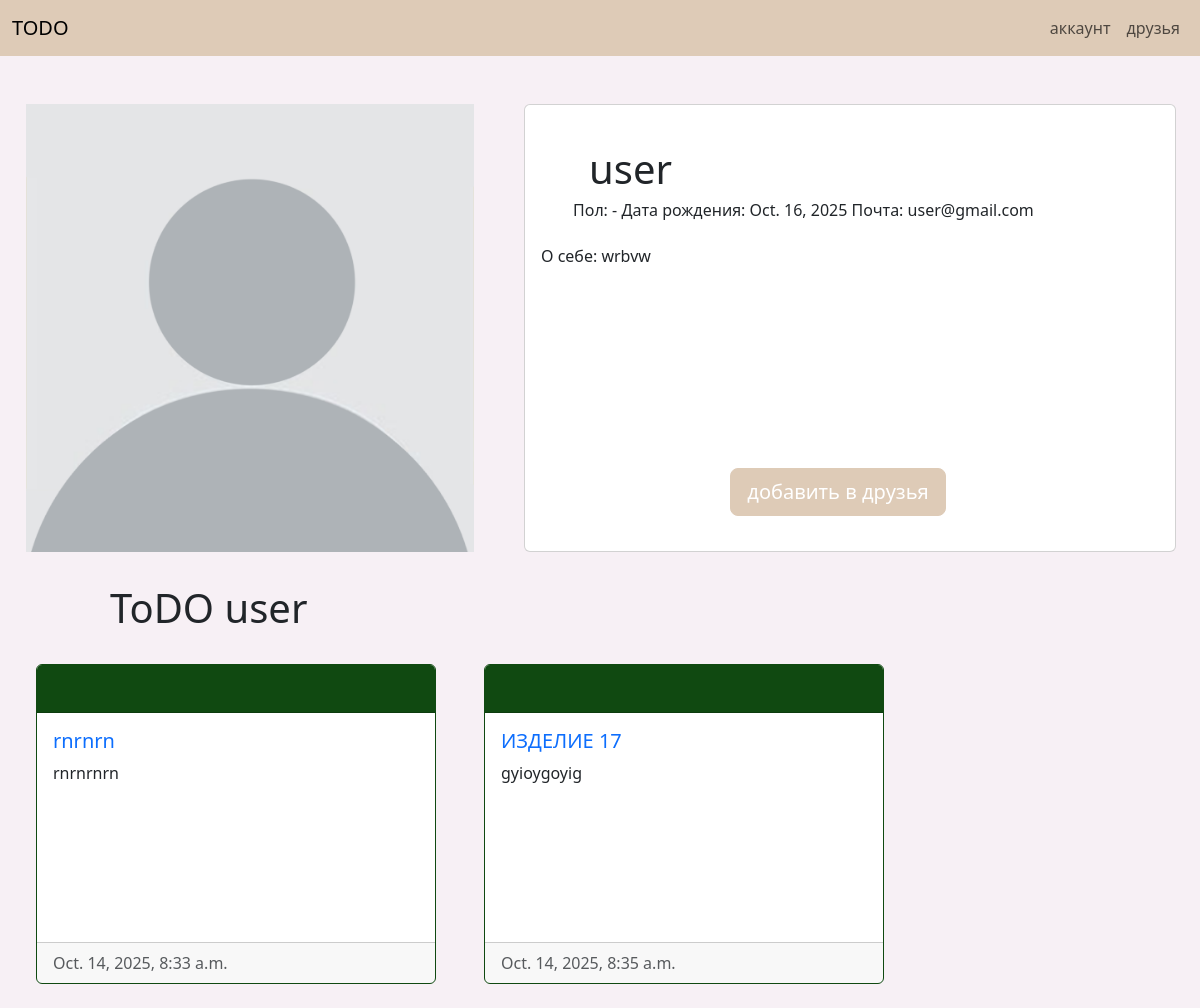
The app's page /account/26/user/ (signed in), older data.
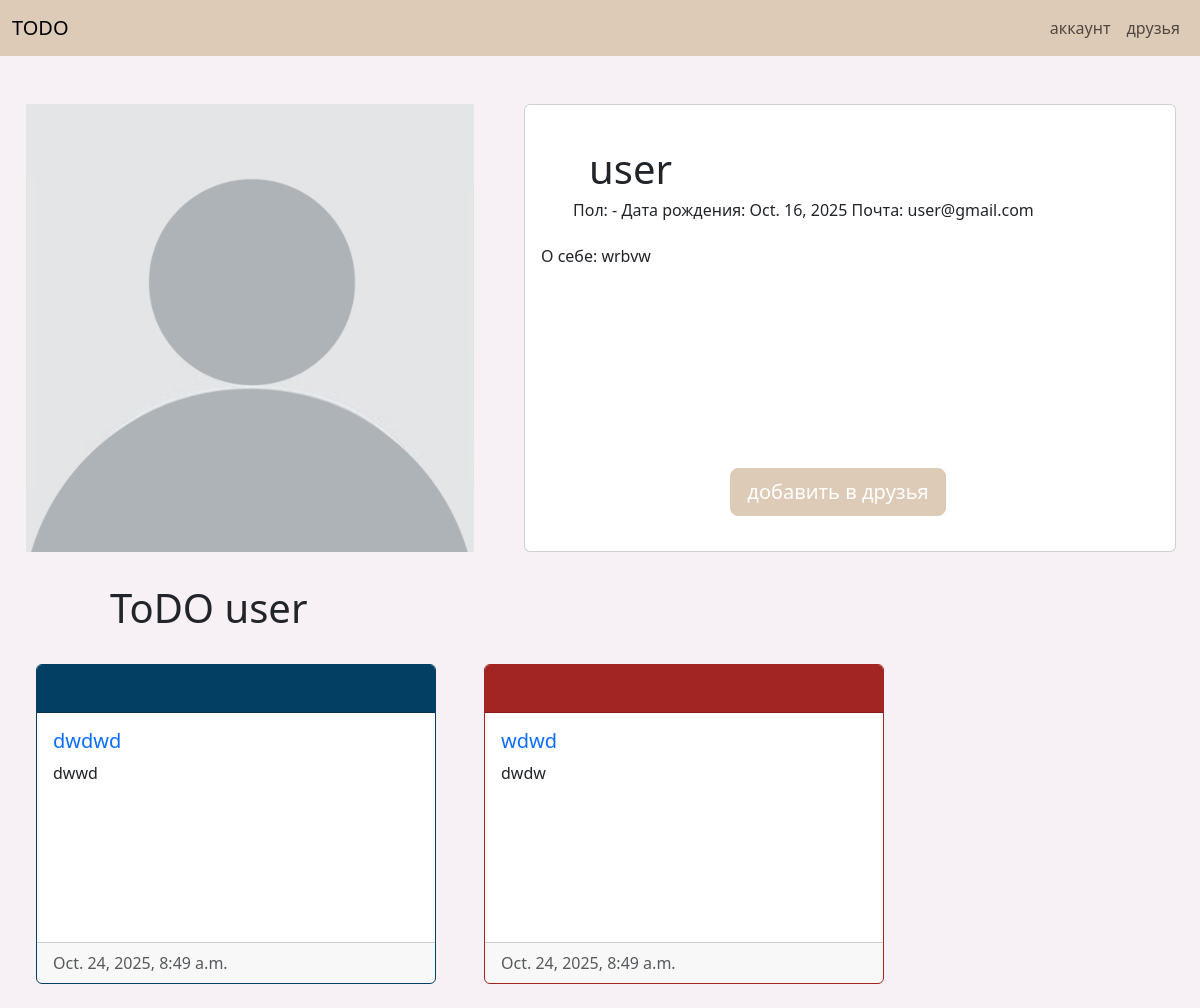
The same page, newer data.
### todos/models.py (models this page shows, shortened)
class Todo(models.Model):
    class StatusChoises(models.TextChoices):
        no_report = 'no_report'
        no_confirm = 'no_confirm'
        confirmed = 'confirmed'
    user = models.ForeignKey(User, related_name='todo', on_delete=models.CASCADE)
    name = models.CharField(max_length=64)
    slug = models.SlugField(max_length=64)
    description = models.TextField()
    img = models.ImageField(upload_to='todo_images/', blank=True, null=True)
    publish_date = models.DateTimeField(auto_now_add=True)
    status = models.CharField(choices=StatusChoises, default=StatusChoises.no_report)
    class Meta:
        ordering = ['publish_date',]
    def get_absolute_url(self):
        return reverse('todos:todo_info', kwargs={'pk': self.pk,
                                     'slug': self.slug,
                                     })

### account/views.py (the view)
# urls.py: path('<int:pk>/<str:username>/', views.another_profile_info, name='another_profile_info'),
@login_required
def another_profile_info(request, pk, username):
    user = services.get_user_by_pk_username(pk, username)
    friend_add_flag = True
    if user.profile in services.get_user_friends(request.user):
        friend_add_flag = False
    user_todos = services.get_user_todos(user)
    return render(request, 'account/another_profile_info.html', {'user': user, 'user_todos': user_todos, 'friend_add_flag': friend_add_flag})

### account/services.py (called while the page is built)
def get_user_by_pk_username(pk, username):
    return User.objects.get(pk=pk, username=username)

def get_user_todos(user):
    return Todo.objects.filter(user=user)

def get_user_friends(user):
    return user.profile.friends.all()

### account/templates/account/another_profile_info.html (shortened to what this page needs)
{% extends 'base.html' %}
{% load static %}
{% load django_bootstrap5 %}
{% block content %}
<div class="container-fluid">
    <div class="row ">
        <div class="col-5 g-5 text-center">
            {% if not user.profile.photo %}
                <img src="{% static 'user_placeholder.png' %}" class="img-fluid" style="height: 28rem; margin-bottom: 2rem;">
            {% else %}
                <img src="{{ user.profile.photo.url }}" class="rounded img-fluid" style="height: 28rem; margin-bottom: 2rem;">
            {% endif %}
        </div>
        <div class="col-7 g-5">
            <div class="card" style="height: 28rem;">
                <div class="card-body">
                    <div class="row">
                        <div class="col-6">
                            <h1 class="card-title mt-4" style="margin-left: 3rem;">{{ user.username }}</h1>
                        </div>
                    </div>
                    <div class="row">
                        <div class="col">
                            <div class="card-text" style="margin-left: 2rem;">
                                <h6 style="font-weight: 300;">
                                    Пол: {{ user.profile.sex }} Дата рождения: {{ user.profile.birthd }} Почта: {{ user.email }}
                                </h6>
                            </div>
                        </div>
                    <div class="row">
                        <div class="col gy-3">
                            <div class="card-text" style="height: 11rem;">О себе: {{ user.profile.preview }}</div>
                        </div>
                    </div>
                    <div class="row text-center">
                        <div class="col g-5">
                            {% if friend_add_flag != True %}
                            <a href="{% url 'friends:friend_delete' user.pk user.username %}" class="btn btn-primary btn-lg" style="background-color: #972D07; border-color: #972D07; color: white;">удалить из друзей</a>
                            {% else %}
                            <a href="{% url 'friends:friend_add' user.pk user.username %}" class="btn btn-primary btn-lg" style="background-color: #DECBB7; border-color: #DECBB7; color: white;">добавить в друзья</a>
                            {% endif %}
                    </div>
                </div>
            </div>
        </div>
    </div>
</div>
<div class="row">
    <div class="col-4 offset-1">
        <h1 class="ml-2">ToDO {{ user.username }}</h1>
    </div>
</div>
<div class="d-flex flex-wrap justify-content-start">
    {% for todo in user_todos %}
            {% if todo.status == 'no_report' %}
            <div class="card m-4" style="width: 25rem; height: 20rem; border-color: #A22522;">
                <div class="card-header fw-bold" style="background-color: #A22522; height: 3rem;">
            {% elif todo.status == 'no_confirm' %}
            <div class="card m-4" style="width: 25rem; height: 20rem; border-color: #033F63;">
                <div class="card-header fw-bold" style="background-color: #033F63;  height: 3rem;">
            {% elif todo.status == 'confirmed' %}
            <div class="card m-4" style="width: 25rem; height: 20rem; border-color: #104911;">
                <div class="card-header fw-bold" style="background-color: #104911;  height: 3rem;">
            {% endif %}
                </div>
                <div class="card-body" style="background-color: #ffffff;">
                    <h5 class="card-title">
                        <a href="{{ todo.get_absolute_url }}" class="text-decoration-none">{{ todo.name }}</a>
                    </h5>
                    <p class="card-text">{{ todo.description|truncatechars:100 }}</p>
                </div>
                <div class="card-footer text-muted">
                    {{ todo.publish_date }}
                </div>
            </div>
    {% empty %}
    <h1>У ваших друзей нет активных ToDo</h1>
    {% endfor %}
    </div>
{% endblock %}

Row changes from the older to the newer data that the page shows:
removed Todo: status "confirmed" (drawn), name "rnrnrn", description "rnrnrnrn", publish_date "Oct. 14, 2025, 8:33 a.m."
removed Todo: status "confirmed" (drawn), name "ИЗДЕЛИЕ 17", description "gyioygoyig", publish_date "Oct. 14, 2025, 8:35 a.m."
added Todo: status "no_confirm" (drawn), name "dwdwd", description "dwwd", publish_date "Oct. 24, 2025, 8:49 a.m."
added Todo: status "no_report" (drawn), name "wdwd", description "dwdw", publish_date "Oct. 24, 2025, 8:49 a.m."
